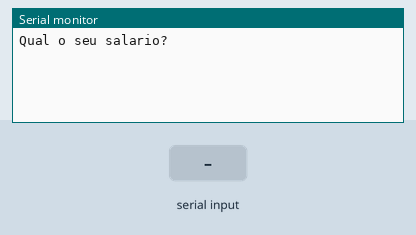
Bench run of a sketch on a simulated Arduino Uno, built with avr-gcc and run on an emulated ATmega328P. Parts: the last lines printed to the serial monitor. The test bench sets the inputs (shaded band).

Above: at 1.2 s.
1.3 s: "90,45\n" received over Serial
At 2.3 s:
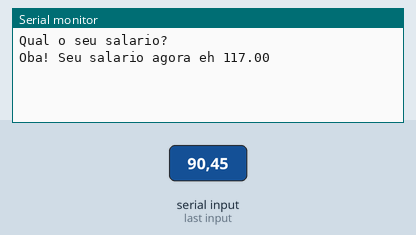
4.3 s: "30,150\n" received over Serial
At 6.2 s:
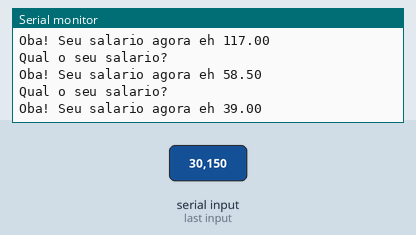
Timing chart, 0 to 7.7 s (numbered marks = the images above; inputs shaded):
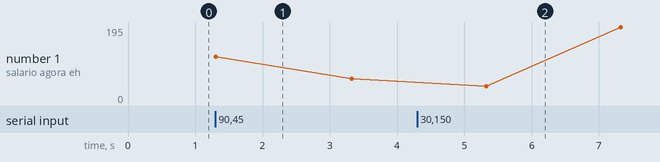

The sketch:

ex_09_07_051.ino
```cpp
/*Uma empresa decide dar aumento de 30% aos funcionários
cujo salário é inferior a 500 reais. Escreva um programa que
receba o salário de um funcionário e imprima o valor do salário
reajustado ou uma mensagem caso o funcionário não tenha direito
a aumento.*/
//Variaveis
float salario;

void setup()
{
  Serial.begin(9600);
}

void loop()
{
  //entrada
  Serial.println("Qual o seu salario?");
  while(!Serial.available ());
  salario = Serial.parseInt ();

  if(salario<500){
  salario = salario * 1.30;
  Serial.println("Oba! Seu salario agora eh " + String(salario));
  }else{
  Serial.println("Voce nao tem direito a aumento de salario");
  }

  Serial.println();
  delay(2000);
}
```

Measured:
- after the input at 1.3 s, the serial monitor: prints a new line at once (image 1)
- after the input at 4.3 s, the serial monitor: prints a new line after 1.0 s (image 2)
